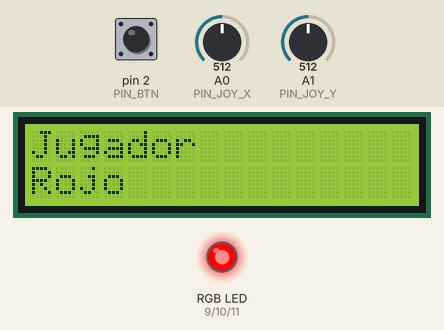
Bench run of a sketch on a simulated Arduino Uno, built with avr-gcc and run on an emulated ATmega328P. Shown: 16×2 character LCD, an RGB LED mixed from three pins (HIGH = lit). The inputs (shaded band) are chosen by the test bench; at power-on: pin 2 (PIN_BTN) HIGH, A0 (PIN_JOY_X) = 512, A1 (PIN_JOY_Y) = 512. Random numbers use the default seed unless the sketch sets one.

Above: at 5.7 s.
5.8 s: pin 2 (PIN_BTN) pulled LOW for 0.15 s
At 7.0 s:
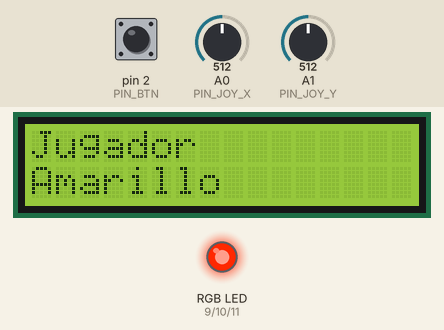
7.4 s: A0 (PIN_JOY_X) set to 647
9.6 s: A0 (PIN_JOY_X) set to 675
At 10.92 s:
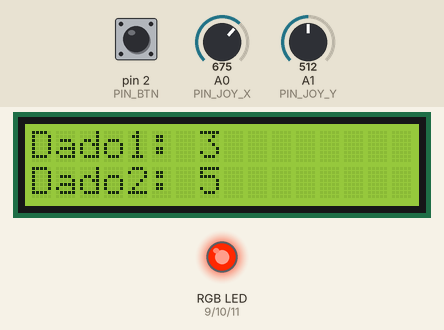
12.6 s: A0 (PIN_JOY_X) set to 511
At 19.8 s:
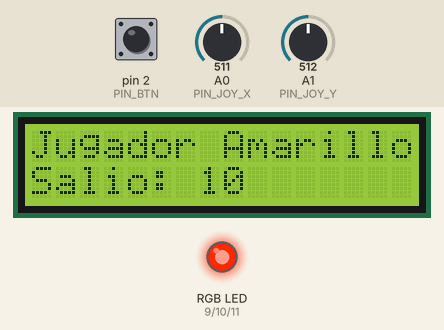
21.6 s: pin 2 (PIN_BTN) pulled LOW for 3.2 s
At 25.8 s:
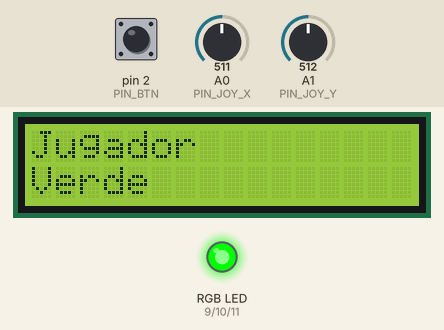
26.3 s: pin 2 (PIN_BTN) pulled LOW for 1 s
At 27.5 s:
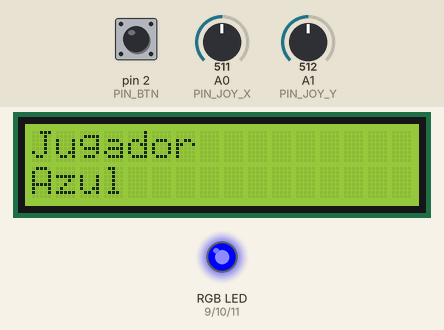
Timing chart, 0 to 29.3 s (numbered marks = the images above; inputs shaded):
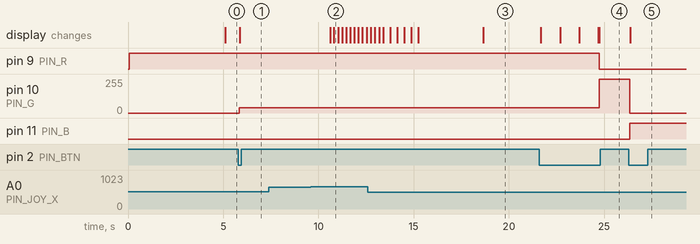

The sketch:

Aleabord_IT.ino
```cpp
#include <Wire.h>
#include <LiquidCrystal_I2C.h>

//   PINES
const int PIN_JOY_X = A0;
const int PIN_JOY_Y = A1;
const int PIN_BTN    = 2;

const int PIN_R = 9;
const int PIN_G = 10;
const int PIN_B = 11;

LiquidCrystal_I2C lcd(0x27, 16, 2);

//   TIEMPOS (ms)
const unsigned long TIEMPO_BIENVENIDA            = 5000; // mensaje de bienvenida al encender
const unsigned long TIEMPO_DETECCION_MOVIMIENTO  = 1000; // movimiento sostenido para arrancar el tiro
const unsigned long TIEMPO_DETECCION_QUIETUD     = 1000; // quietud sostenida para empezar a frenar
const unsigned long DURACION_FASE_LENTA          = 2000; // duración de la fase lenta antes de detenerse
const unsigned long TIEMPO_MOSTRAR_RESULTADO     = 3000; // mostrando el resultado final de los dados
const unsigned long TIEMPO_MOSTRAR_SUMA          = 3000; // mostrando "Jugador X salió Y"
const unsigned long INTERVALO_CUENTA_REGRESIVA   = 1000; // entre cada número de la cuenta regresiva
const unsigned long ANTIRREBOTE                  = 50;

const int UMBRAL_JOYSTICK = 150; // distancia desde el centro (512) para considerar "movimiento"

//   ESTADOS
enum EstadoJuego { BIENVENIDA, TURNO, TIRANDO_RAPIDO, TIRANDO_LENTO, MOSTRAR_RESULTADO, MOSTRAR_SUMA, CUENTA_REGRESIVA };
EstadoJuego estadoActual = BIENVENIDA; //

//   JUGADORES
const int colores[4][3] = {
  {255, 0,   0},   // Rojo
  {255, 40,  0},   // Amarillo
  {0,   255, 0},   // Verde
  {0,   0,   255}  // Azul
};
const char* nombres[4] = {"Rojo", "Amarillo", "Verde", "Azul"};
int jugadorActual = 0;

//   DADOS
int dado1 = 1;
int dado2 = 1;

//   CONTROL DE TIEMPO
unsigned long tiempoInicioMovimiento = 0;
unsigned long tiempoInicioQuietud    = 0;
unsigned long tiempoUltimoCambioDado = 0;
unsigned long tiempoInicioEstado     = 0;
int intervaloRandomActual = 150;
int pasoCuentaRegresiva   = 3;

//   BOTÓN (antirrebote)
int ultimaLecturaCruda    = HIGH;
int estadoBotonConfirmado = HIGH;
unsigned long ultimoCambioBoton = 0;

void setup() {
  pinMode(PIN_R, OUTPUT);
  pinMode(PIN_G, OUTPUT);
  pinMode(PIN_B, OUTPUT);
  pinMode(PIN_BTN, INPUT_PULLUP);

  lcd.init();
  lcd.backlight();

  randomSeed(analogRead(A2));

  setColor(colores[jugadorActual][0], colores[jugadorActual][1], colores[jugadorActual][2]);

  mostrarBienvenida();
  tiempoInicioEstado = millis();
}

void loop() {
  int magnitud = leerMagnitudJoystick();
  bool hayMovimiento = (magnitud > UMBRAL_JOYSTICK);

  // El click solo cambia de jugador en el estado TURNO (bloqueado durante el resto)
  if (estadoActual == TURNO && detectarClickBoton()) {
    cambiarJugador();
  }

  switch (estadoActual) {
    case BIENVENIDA:         manejarBienvenida(); break;
    case TURNO:               manejarTurno(hayMovimiento); break;
    case TIRANDO_RAPIDO:      manejarTirandoRapido(hayMovimiento, magnitud); break;
    case TIRANDO_LENTO:       manejarTirandoLento(); break;
    case MOSTRAR_RESULTADO:   manejarMostrarResultado(); break;
    case MOSTRAR_SUMA:        manejarMostrarSuma(); break;
    case CUENTA_REGRESIVA:    manejarCuentaRegresiva(); break;
  }
}

//   ESTADOS

void manejarBienvenida() {
  if (millis() - tiempoInicioEstado >= TIEMPO_BIENVENIDA) {
    estadoActual = TURNO;
    mostrarPantallaTurno();
  }
}

void manejarTurno(bool hayMovimiento) {
  if (hayMovimiento) {
    if (tiempoInicioMovimiento == 0) tiempoInicioMovimiento = millis();
    if (millis() - tiempoInicioMovimiento >= TIEMPO_DETECCION_MOVIMIENTO) {
      iniciarTiro();
    }
  } else {
    tiempoInicioMovimiento = 0;
  }
}

void iniciarTiro() {
  estadoActual = TIRANDO_RAPIDO;
  tiempoInicioEstado = millis();
  tiempoInicioQuietud = 0;
  tiempoUltimoCambioDado = millis();
  intervaloRandomActual = 150;
  randomizarDados();
  mostrarDados();
}

void manejarTirandoRapido(bool hayMovimiento, int magnitud) {
  intervaloRandomActual = calcularIntervalo(magnitud);

  if (millis() - tiempoUltimoCambioDado >= (unsigned long)intervaloRandomActual) {
    randomizarDados();
    mostrarDados();
    tiempoUltimoCambioDado = millis();
  }

  if (!hayMovimiento) {
    if (tiempoInicioQuietud == 0) tiempoInicioQuietud = millis();
    if (millis() - tiempoInicioQuietud >= TIEMPO_DETECCION_QUIETUD) {
      estadoActual = TIRANDO_LENTO;
      tiempoInicioEstado = millis();
      intervaloRandomActual = 350;
    }
  } else {
    tiempoInicioQuietud = 0;
  }
}

void manejarTirandoLento() {
  if (millis() - tiempoUltimoCambioDado >= (unsigned long)intervaloRandomActual) {
    randomizarDados();
    mostrarDados();
    tiempoUltimoCambioDado = millis();
  }

  if (millis() - tiempoInicioEstado >= DURACION_FASE_LENTA) {
    randomizarDados();
    mostrarDados();
    estadoActual = MOSTRAR_RESULTADO;
    tiempoInicioEstado = millis();
  }
}

void manejarMostrarResultado() {
  if (millis() - tiempoInicioEstado >= TIEMPO_MOSTRAR_RESULTADO) {
    mostrarSuma();
    estadoActual = MOSTRAR_SUMA;
    tiempoInicioEstado = millis();
  }
}

void manejarMostrarSuma() {
  if (millis() - tiempoInicioEstado >= TIEMPO_MOSTRAR_SUMA) {
    pasoCuentaRegresiva = 3;
    mostrarCuentaRegresiva(pasoCuentaRegresiva);
    estadoActual = CUENTA_REGRESIVA;
    tiempoInicioEstado = millis();
  }
}

void manejarCuentaRegresiva() {
  if (millis() - tiempoInicioEstado >= INTERVALO_CUENTA_REGRESIVA) {
    pasoCuentaRegresiva--;
    tiempoInicioEstado = millis();

    if (pasoCuentaRegresiva <= 0) {
      estadoActual = TURNO;
      tiempoInicioMovimiento = 0;
      tiempoInicioQuietud = 0;
      mostrarPantallaTurno();
    } else {
      mostrarCuentaRegresiva(pasoCuentaRegresiva);
    }
  }
}

//   JOYSTICK

int leerMagnitudJoystick() {
  int x = analogRead(PIN_JOY_X);
  int y = analogRead(PIN_JOY_Y);
  return max(abs(x - 512), abs(y - 512));
}

int calcularIntervalo(int magnitud) {
  int intervalo = map(magnitud, UMBRAL_JOYSTICK, 512, 200, 60);
  return constrain(intervalo, 60, 200);
}

bool detectarClickBoton() {
  int lecturaActual = digitalRead(PIN_BTN);
  bool click = false;

  if (lecturaActual != ultimaLecturaCruda) {
    ultimoCambioBoton = millis();
  }

  if ((millis() - ultimoCambioBoton) > ANTIRREBOTE) {
    if (lecturaActual != estadoBotonConfirmado) {
      estadoBotonConfirmado = lecturaActual;
      if (estadoBotonConfirmado == LOW) click = true;
    }
  }

  ultimaLecturaCruda = lecturaActual;
  return click;
}

//   JUGADOR / COLOR

void cambiarJugador() {
  jugadorActual = (jugadorActual + 1) % 4;
  setColor(colores[jugadorActual][0], colores[jugadorActual][1], colores[jugadorActual][2]);
  mostrarPantallaTurno();
}

void setColor(int r, int g, int b) {
  analogWrite(PIN_R, r);
  analogWrite(PIN_G, g);
  analogWrite(PIN_B, b);
}

//   DADOS

void randomizarDados() {
  dado1 = random(1, 7);
  dado2 = random(1, 7);
}

//   PANTALLA

void mostrarBienvenida() {
  lcd.clear();
  lcd.setCursor(0, 0); lcd.print("Bienvenido a");
  lcd.setCursor(0, 1); lcd.print("Aleabord!!!");
}

void mostrarPantallaTurno() {
  lcd.clear();
  lcd.setCursor(0, 0); lcd.print("Jugador");
  lcd.setCursor(0, 1); lcd.print(nombres[jugadorActual]);
}

void mostrarDados() {
  lcd.clear();
  lcd.setCursor(0, 0); lcd.print("Dado1: "); lcd.print(dado1);
  lcd.setCursor(0, 1); lcd.print("Dado2: "); lcd.print(dado2);
}

void mostrarSuma() {
  int suma = dado1 + dado2;
  lcd.clear();
  lcd.setCursor(0, 0); lcd.print("Jugador "); lcd.print(nombres[jugadorActual]);
  lcd.setCursor(0, 1); lcd.print("Salio: "); lcd.print(suma);
}

void mostrarCuentaRegresiva(int numero) {
  lcd.clear();
  lcd.setCursor(0, 0); lcd.print("Proximo tiro en:");
  lcd.setCursor(0, 1); lcd.print(numero);
}
```

Measured:
- the behaviour switches between 662 and 663 on A0 (PIN_JOY_X) (found by bisection; images 1 and 2)
- after the input at 5.8 s, pin 10 (PIN_G): 0/255 → 40/255 after 0.05 s; the display: changes after 0.07 s (image 1)
- after the input at 7.4 s, every drawn part: stays the same
- after the input at 9.6 s, the display: first changes after 1.0 s (image 2 shows a later state)
- after the input at 21.6 s, pin 9 (PIN_R): HIGH → LOW after 3.1 s; pin 10 (PIN_G): 40/255 → 255/255 after 3.1 s
- after the input at 26.3 s, pin 10 (PIN_G): 255/255 → 0/255 after 0.05 s; pin 11 (PIN_B): LOW → HIGH after 0.05 s; the display: changes after 0.07 s (image 5)
